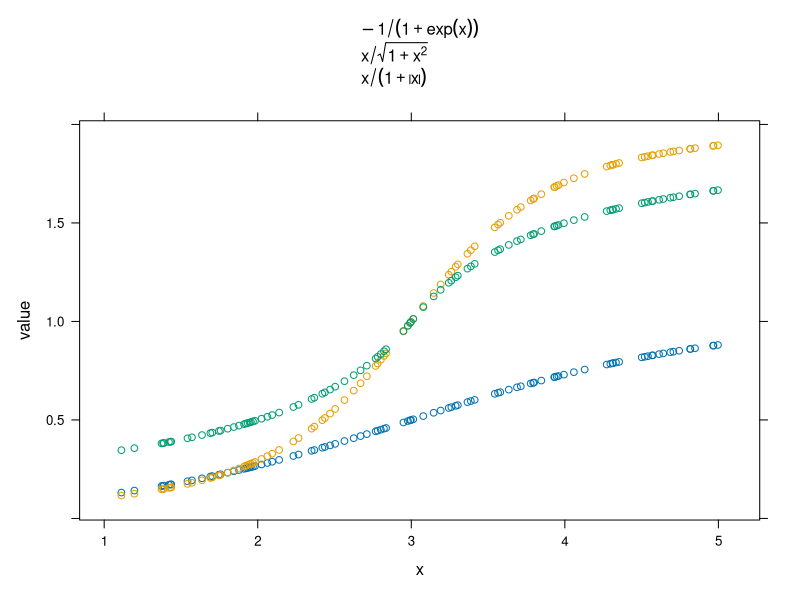
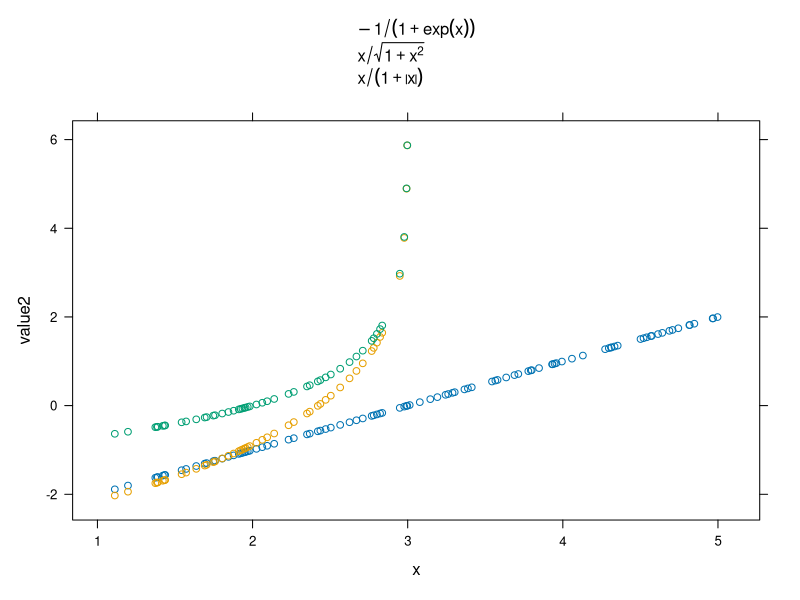

Recreate these plots in R, in order.
library(lattice)
library(reshape2)


## sigmoid functions 
x <-  runif(100,-2,2)
library(car)

y1 <- -1/(1+exp(x))
y2 <- x/sqrt(1+x^2)
y3 <- x/ (1+ abs(x) )


#sigmoid(x, a = 1, b = 0)  http://kyrcha.info/2012/07/08/tutorials-fitting-a-sigmoid-function-in-r/
#y4<- logit(x )
x<- x+3
data<-melt(data.frame(x,y1,y2,y3), id.vars=1)

delta <- 1:5
 
 data<- transform(data, value =  value+1
                  , value2 =  -log( 1/(value+1)-1)
                  )
windows(8,8) 
xyplot(value~x,data, groups=variable,
        key = list(text = list(c(
                                expression(-1/(1+exp(x))),
                                 expression(x/sqrt(1+x^2)),
                                 expression(x/ (1+ abs(x) ))
                                 ) ,
                  columns=3
           
           )))
windows(8,8) 
xyplot(value2~x,data, groups=variable,
       key = list(text = list(c(
           expression(-1/(1+exp(x))),
           expression(x/sqrt(1+x^2)),
           expression(x/ (1+ abs(x) ))
       ) ,
       columns=3
       
       )))

# 
  head(data)
 
